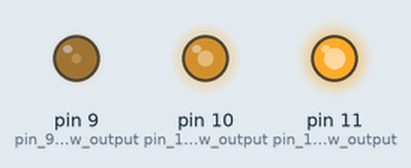
Simulated run of this sketch. Board: Arduino Uno, built with avr-gcc and run on an emulated ATmega328P. Parts: output pins drawn as LEDs (lit = HIGH).

Above: at 0.1 s.
Timing chart, 0 to 1.6 s (numbered marks = the images above):
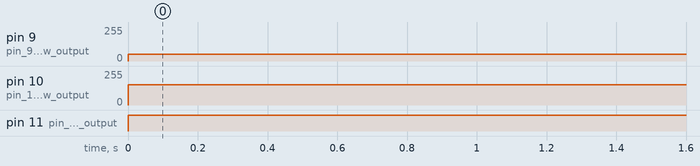

The sketch:

RGBColourSelector.ino
```cpp
/*
  RGB colour selector

  Goal: The goal is to change the intensities of the LEDs
  in the Rgb to obtain a more specific colour.


  Main Theme: Analog Output

*/

int red = 11;  //Red LED of RGB is pin 11
int green = 10;   //Green LED of RGB is pin 10
int blue = 9;  //Blue LED of RGB is pin 9

void setup() {
pinMode(11, OUTPUT);  //pin 11 is now output
pinMode(10, OUTPUT);  //pin 10 is now output
pinMode(9, OUTPUT);  //pin 9 is now output
}

void loop() {
analogWrite(11, 255);  // Each colour has their own set value
analogWrite(10, 153);
analogWrite(9, 51);

}
```

Measured:
- by itself, pin 9 (pin_9_is_now_output): 0/255 → 51/255 at 0.00 s
- by itself, pin 10 (pin_10_is_now_output): 0/255 → 153/255 at 0.00 s
- by itself, pin 11 (pin_11_is_now_output): LOW → HIGH at 0.00 s
